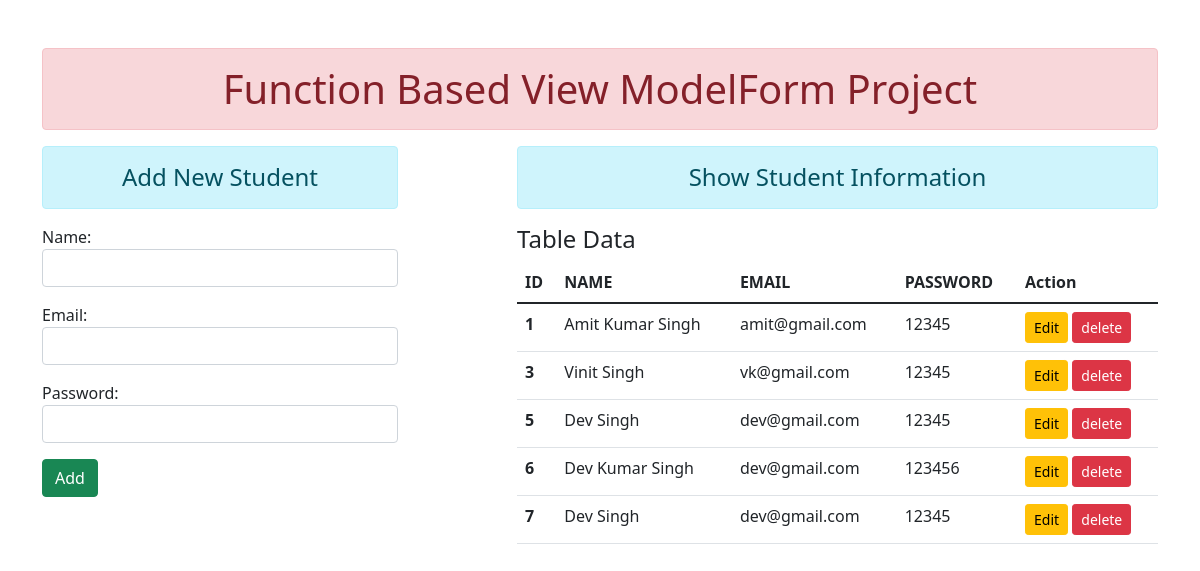
Page /add on the committed database.
### main/models.py (models this page shows)
class Student1(models.Model):
    name=models.CharField( max_length=50)
    email=models.EmailField(max_length=254)
    password=models.CharField(max_length=50)

### main/views.py (the view)
# urls.py: path('add',views.add,name="add"),
def add(request):
    if request.method=='POST':
        fm=Student(request.POST)
        if fm.is_valid():
            nm=fm.cleaned_data['name']
            em=fm.cleaned_data['email']
            pw=fm.cleaned_data['password']
            reg=Student1(name=nm,email=em,password=pw)
            reg.save()
            fm=Student()
    else:
        fm=Student()
    stud=Student1.objects.all()
    context={'form':fm,'stud':stud}
    return render(request,'main/addshow.html',context)

### main/forms.py
class Student(forms.ModelForm):
    class Meta:
        model=Student1
        fields=['name','email','password']
        widgets={'name':forms.TextInput(attrs={'class':'form-control'}),
        'email':forms.EmailInput(attrs={'class':'form-control'}),
        'password':forms.PasswordInput(render_value=True,attrs={'class':'form-control'})}

### templates/main/addshow.html (shortened to what this page needs)
{% extends 'main/base.html'%}
{% block content%}
<div class="row">
    <div class="col-sm-4">
        <h4 class="text-center alert alert-info"> Add New Student</h4>
        <form action="" method="POST">
        {{form.as_p}}
        <input type="submit" class="btn btn-success" value="Add">
    </form>
</div>
<div class="col-sm-7 offset-1">
    <h4 class="text-center alert alert-info">Show Student Information</h4>
    {% if stud%}
    <h4>Table Data</h4>
    <table class="table">
        <thead>
          <tr>
            <th scope="col">ID</th>
            <th scope="col">NAME</th>
            <th scope="col">EMAIL</th>
            <th scope="col">PASSWORD</th>
            <th scope="col">Action</th>
          </tr>
        </thead>
        <tbody>
            {% for st in stud%}
            <tr>
                <th scope="row">{{st.id}}</th>
                <td>{{st.name}}</td>
                <td>{{st.email}}</td>
                <td>{{st.password}}</td>
                <td>
                    <a href="{% url 'update' st.id %}" class="btn btn-warning btn-sm">Edit</a>
                    <form action="{% url 'delete' st.id %}" method="POST" class="d-inline">
                        <input type="submit" class="btn btn-danger btn-sm" value="delete">
                    </form>
                </td>
              </tr>
              {% endfor %}
        </tbody>
      </table>
    {% else %}
    <h4 class="text-center alert alert-warning">No Records</h4>
    {% endif %}
</div>
{% endblock %}

### templates/main/base.html (shortened to what this page needs)
<!DOCTYPE html>
{% load static%}
<html>
    <head>
        <link rel="stylesheet" href="{% static 'main/css/bootstrap.css'%}">
    </head>
    <body>
        <div class="container mt-5">
            <h1 class="text-center alert alert-danger">Function Based View ModelForm Project</h1>
            {% block content %} {%endblock%}
        </div>
    </body>
</html>

### rows in the picture
Student1: id "1", name "Amit Kumar Singh", email "amit@gmail.com", password "12345"
Student1: id "3", name "Vinit Singh", email "vk@gmail.com", password "12345"
Student1: id "5", name "Dev Singh", email "dev@gmail.com", password "12345"
Student1: id "6", name "Dev Kumar Singh", email "dev@gmail.com", password "123456"
Student1: id "7", name "Dev Singh", email "dev@gmail.com", password "12345"
